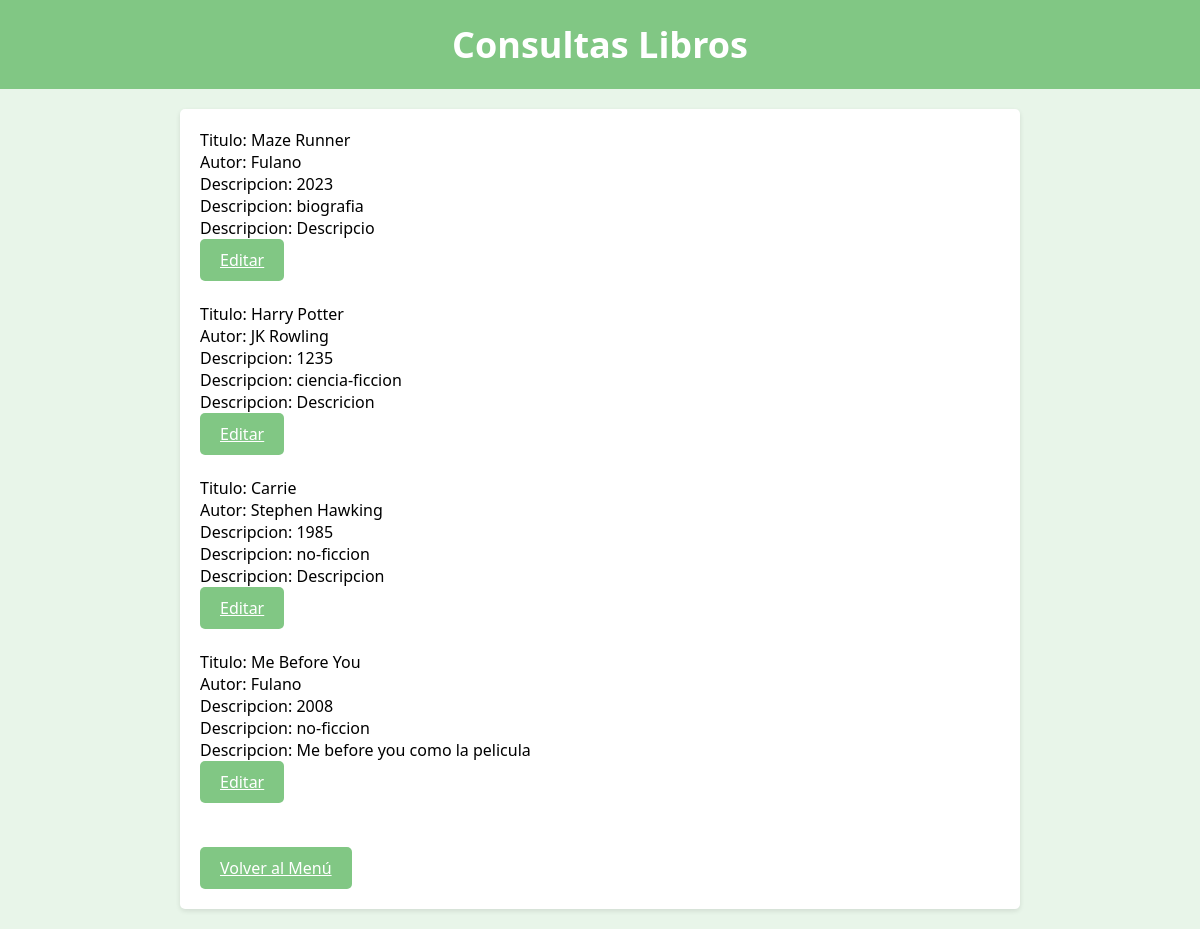
Screenshot of /consultaslibros.php (signed in) with the database file from the repository.
### tables this page shows
CREATE TABLE IF NOT EXISTS `libros` (
  `titulo` varchar(255) NOT NULL,
  `autor` varchar(255) NOT NULL,
  `año_publicacion` int NOT NULL,
  `genero` varchar(255) NOT NULL,
  `desc` varchar(255) NOT NULL
);

### consultaslibros.php (the view, shortened to what this page needs)
<!DOCTYPE html>
<html lang="es">
<head>
<link rel="stylesheet" href="styles.css">
</head>
<body>
  <header>
    <h1>Consultas Libros</h1>
  </header>
  <div class="content">
  <?php
    $conexion = mysqli_connect("localhost","root","","proyecto");
    $query = "select * from libros;";
    $resultado = mysqli_query($conexion,$query);
    while($registro = mysqli_fetch_array($resultado)){
        echo 'Titulo: '.$registro["titulo"];
        echo "<br>";
        echo 'Autor: '.$registro["autor"];
        echo "<br>";
        echo 'Descripcion: '.$registro["año_publicacion"];
        echo "<br>";
        echo 'Descripcion: '.$registro["genero"];
        echo "<br>";
        echo 'Descripcion: '.$registro["desc"];
        echo "<br>";
        echo '<a href="cambioslibrosform.php?libro='.$registro["titulo"].'" class="btn">Editar</a>';
        echo "<br>";echo "<br>";
    }
?>
  <br>
    <a href="index.php" class="btn">Volver al Menú</a>
  </div>
</body>
</html>

### styles.css (style rules this page uses)
body { font-family: 'Segoe UI', Tahoma, Geneva, Verdana, sans-serif; margin: 0; padding: 0; background-color: #e8f5e9; }
header { background-color: #81c784; color: #fff; padding: 20px; text-align: center; font-size: 36px; }
h1, h2 { margin: 0; font-size: 36px; }
.content { max-width: 800px; margin: 20px auto; padding: 20px; background-color: #fff; border-radius: 5px; box-shadow: 0px 2px 5px rgba(0, 0, 0, 0.1); }
a { color: #007bff; }
a.btn { color: #fff; }
button[type="submit"], .btn { display: inline-block; padding: 10px 20px; background-color: #81c784; color: #fff; border: none; border-radius: 5px; cursor: pointer; transition: background-color 0.3s; }

### rows the page displays
libros: titulo "Maze Runner", autor "Fulano", año_publicacion "2023", genero "biografia", desc "Descripcio"
libros: titulo "Harry Potter", autor "JK Rowling", año_publicacion "1235", genero "ciencia-ficcion", desc "Descricion"
libros: titulo "Carrie", autor "Stephen Hawking", año_publicacion "1985", genero "no-ficcion", desc "Descripcion"
libros: titulo "Me Before You", autor "Fulano", año_publicacion "2008", genero "no-ficcion", desc "Me before you como la pelicula"
